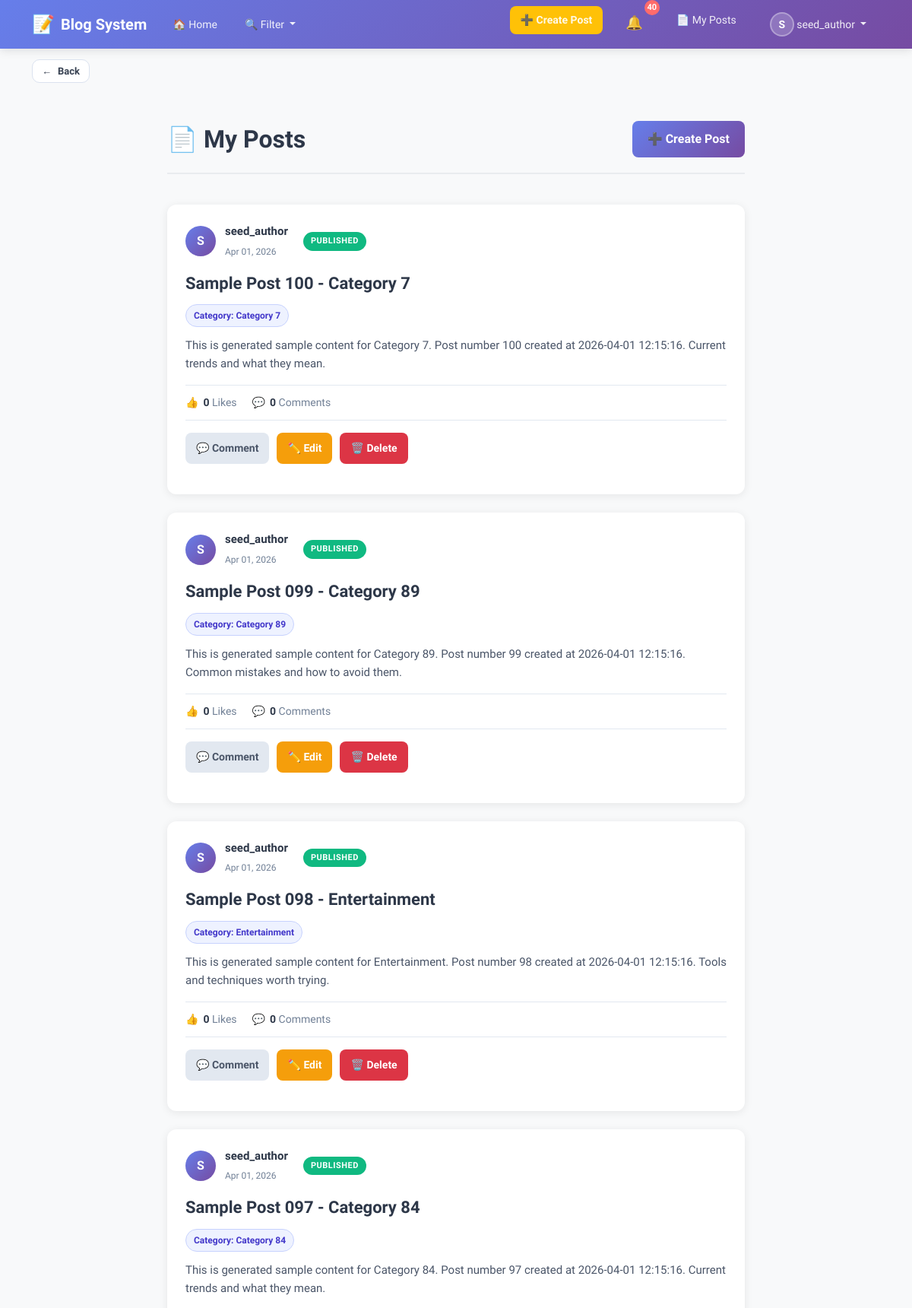
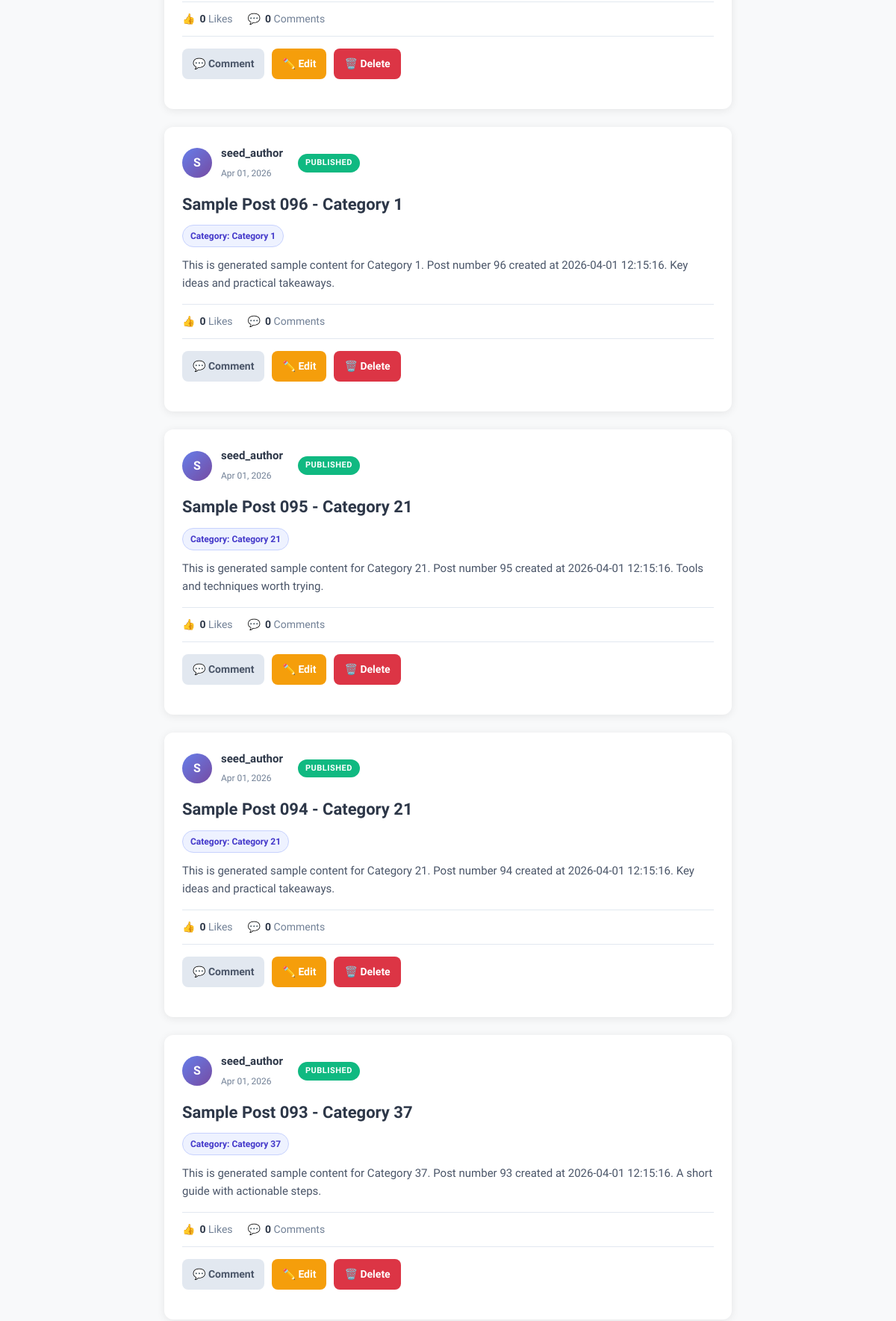
The page /my_posts/ (signed in, upper part) on the database its author committed (2 pictures, top to bottom).
### blog/models.py (models this page shows, shortened)
class CustomUser(AbstractUser):
    email = models.EmailField(unique=True)

class Post(models.Model):
    title = models.CharField(max_length=200)
    content = RichTextUploadingField()
    author = models.ForeignKey(settings.AUTH_USER_MODEL, on_delete=models.CASCADE)
    created_at = models.DateTimeField(auto_now_add=True)
    updated_at = models.DateTimeField(auto_now=True)
    is_published = models.BooleanField(default=False)
    category = models.ManyToManyField("Category", blank=True)
    @property
    def approved_comments(self):
        return self.comments.filter(is_approved=True).select_related("user").order_by("created_at")

class Category(models.Model):
    name = models.CharField(max_length=200)
    posts = models.ManyToManyField(Post, related_name='categories', blank=True)

### blog/views.py (the view)
# urls.py: path('my_posts/', my_posts_view, name='my_posts'),
@login_required
def my_posts_view(request):
    posts = Post.objects.filter(author=request.user, is_published=True).order_by("-created_at")
    return render(request, "post/my_posts.html", {"posts": posts})

### blog/context_processors.py (called while the page is built)
def notifications_badge(request):
    if request.user.is_authenticated:
        unread_count = Notification.objects.filter(user=request.user, is_read=False).count()
    else:
        unread_count = 0
    return {"unread_notifications_count": unread_count}

def navbar_context(request):
    all_categories = Category.objects.all().order_by("name")
    selected_category_ids = []
    if request.GET:
        selected_category_ids = [int(id) for id in request.GET.getlist("categories") if id and id != "all"]
    return {
        "all_categories": all_categories,
        "selected_category_ids": selected_category_ids,
    }

### templates/post/my_posts.html (shortened to what this page needs)
{% extends "base.html" %}
{% block content %}
<link rel="stylesheet" href="https://cdn.jsdelivr.net/npm/bootstrap@5.3.0/dist/css/bootstrap.min.css">
<div class="my-posts-container">
    <div class="page-header">
        <h1>📄 My Posts</h1>
        <a href="{% url 'blog:create_post' %}" class="btn-create">
            ➕ Create Post
        </a>
    </div>
    {% for post in posts %}
        <div class="post-card">
            <div class="post-header">
                <div class="post-author-avatar">
                    {{ post.author.username|first|upper }}
                </div>
                <div class="post-author-details">
                    <strong>{{ post.author.username }}</strong>
                    <small>{{ post.created_at|date:"M d, Y" }}</small>
                </div>
                {% if post.is_published %}
                    <span class="post-badge published">Published</span>
                {% else %}
                    <span class="post-badge draft">Draft</span>
                {% endif %}
            </div>
            <h3 class="post-title">{{ post.title }}</h3>
            <div class="post-category">
                {% with primary_categories=post.category.all %}
                    {% if primary_categories %}
                        {% for category in primary_categories %}
                            <span class="category-chip">Category: {{ category.name }}</span>
                        {% endfor %}
                    {% endif %}
                {% endwith %}
            </div>
            <p class="post-content">{{ post.content |safe }}</p>
            <div class="post-stats">
                <div class="post-stat-item">
                    <span>👍</span>
                    <span><strong>{{ post.like_set.count }}</strong> {{ post.like_set.count|pluralize:"Like,Likes" }}</span>
                </div>
                <div class="post-stat-item">
                    <span>💬</span>
                    <span><strong>{{ post.approved_comments.count }}</strong> {{ post.approved_comments.count|pluralize:"Comment,Comments" }}</span>
                </div>
            </div>
            <div class="post-actions">
                <a href="{% url 'blog:create_comment' post.id %}" class="post-action-btn btn-comment">
                    💬 Comment
                </a>
                {% if request.user == post.author %}
                    <a href="{% url 'blog:update_post' post.id %}" class="post-action-btn btn-edit">
                        ✏️ Edit
                    </a>
                    <a href="{% url 'blog:delete_post' post.id %}"
                       class="post-action-btn btn-delete"
                       onclick="return confirm('🗑️ Are you sure you want to delete this post? This action cannot be undone.');">
                        🗑️ Delete
                    </a>
                {% endif %}
            </div>
        </div>
    {% empty %}
        <div class="empty-state">
            <div class="empty-state-icon">📝</div>
            <p>No posts yet! Start creating your first post.</p>
        </div>
    {% endfor %}
</div>
{% endblock %}

### templates/includes/navbar.html (shortened to what this page needs)
<nav class="navbar navbar-expand-lg navbar-light">
    <div class="container">
        <a class="navbar-brand" href="{% url 'blog:home' %}">
            <span class="brand-icon">📝</span>
            <strong>Blog System</strong>
        </a>
        <div class="collapse navbar-collapse" id="navbarContent">
            <ul class="navbar-nav me-auto">
                <li class="nav-item">
                    <a class="nav-link" href="{% url 'blog:home' %}">
                        🏠 Home
                    </a>
                </li>
                <li class="nav-item dropdown">
                    <a class="nav-link dropdown-toggle filter-toggle" href="#" id="filterDropdown" role="button" data-bs-toggle="dropdown" aria-expanded="false">
                        🔍 Filter
                    </a>
                </li>
            </ul>
            <ul class="navbar-nav ms-auto">
                {% if user.is_authenticated %}
                    <li class="nav-item me-2">
                        <a class="nav-link btn-create-post" href="{% url 'blog:create_post' %}">
                            ➕ Create Post
                        </a>
                    </li>
                    <li class="nav-item me-2">
                        <a class="nav-link notifications-link" href="{% url 'blog:notifications_list' %}">
                            <span class="notification-icon">🔔</span>
                            <span class="notification-badge" id="notif-count">{{ unread_notifications_count }}</span>
                        </a>
                    </li>
                    <li class="nav-item me-2">
                        <a class="nav-link" href="{% url 'blog:my_posts' %}">
                            📄 My Posts
                        </a>
                    </li>
                    <li class="nav-item dropdown">
                        <a class="nav-link dropdown-toggle user-dropdown" href="#" id="userDropdown" role="button" data-bs-toggle="dropdown" aria-expanded="false">
                            <span class="user-avatar">{{ user.username|first|upper }}</span>
                            {{ user.username }}
                        </a>
                    </li>
                {% endif %}
            </ul>
        </div>
    </div>
</nav>

### templates/base.html (style rules this page uses)
:root { --primary-color: #667eea; --secondary-color: #764ba2; --light-bg: #f8f9fa; --card-shadow: 0 2px 12px rgba(0, 0, 0, 0.08); --hover-shadow: 0 8px 24px rgba(0, 0, 0, 0.12); }
* { font-family: 'Segoe UI', Tahoma, Geneva, Verdana, sans-serif; }
html, body { height: 100%; }
body { background-color: var(--light-bg); color: #2d3748; }

### templates/includes/navbar.html (style rules this page uses)
.navbar { background: linear-gradient(135deg, #667eea 0%, #764ba2 100%); box-shadow: 0 2px 12px rgba(0, 0, 0, 0.12); padding: 12px 0; }
.navbar-brand { font-size: 20px; font-weight: 700; color: white !important; display: flex; align-items: center; gap: 8px; transition: all 0.3s ease; }
.brand-icon { font-size: 24px; }
.navbar-nav .nav-link { color: rgba(255, 255, 255, 0.9) !important; font-weight: 500; font-size: 14px; transition: all 0.3s ease; padding: 8px 14px !important; border-radius: 8px; margin: 0 4px; }
.btn-create-post { background-color: #ffc107 !important; color: #2d3748 !important; font-weight: 600 !important; border-radius: 8px !important; padding: 10px 16px !important; transition: all 0.3s ease; }
.notifications-link { position: relative; display: flex; align-items: center; gap: 6px; }
.notification-icon { font-size: 18px; }
.notification-badge { display: inline-flex; align-items: center; justify-content: center; background-color: #ff6b6b; color: white; border-radius: 50%; width: 20px; height: 20px; font-size: 11px; font-weight: 700; position: absolute; top: -8px; right: -8px; }
.user-dropdown { display: flex; align-items: center; gap: 10px !important; }
.user-avatar { display: inline-flex; align-items: center; justify-content: center; width: 32px; height: 32px; background-color: rgba(255, 255, 255, 0.2); border-radius: 50%; font-weight: 700; font-size: 14px; color: white; border: 2px solid rgba(255, 255, 255, 0.3); }
.filter-toggle { position: relative; }
.filter-toggle::after { content: ''; display: inline-block; margin-left: 6px; vertical-align: 0.255em; border-top: 0.3em solid; border-right: 0.3em solid transparent; border-bottom: 0; border-left: 0.3em solid transparent; transition: transform 0.2s ease; }

### rows shown on the page
CustomUser: username|first "S", username "seed_author"
Post: author.username|first "S", author.username "seed_author", created_at "Apr 01, 2026", is_published "PUBLISHED", title "Sample Post 100 - Category 7", content "This is generated sample content for Category 7. Post number 100 created at 2026-04-01 12:15:16. Current trends and what they mean.", like_set.count "0", approved_comments.count "0", shows "✏️ Edit"
Category: name "Category 7"
Post: author.username|first "S", author.username "seed_author", created_at "Apr 01, 2026", is_published "PUBLISHED", title "Sample Post 099 - Category 89", content "This is generated sample content for Category 89. Post number 99 created at 2026-04-01 12:15:16. Common mistakes and how to avoid them.", like_set.count "0", approved_comments.count "0", shows "✏️ Edit"
Category: name "Category 89"
Post: author.username|first "S", author.username "seed_author", created_at "Apr 01, 2026", is_published "PUBLISHED", title "Sample Post 098 - Entertainment", content "This is generated sample content for Entertainment. Post number 98 created at 2026-04-01 12:15:16. Tools and techniques worth trying.", like_set.count "0", approved_comments.count "0", shows "✏️ Edit"
Category: name "Entertainment"
Post: author.username|first "S", author.username "seed_author", created_at "Apr 01, 2026", is_published "PUBLISHED", title "Sample Post 097 - Category 84", content "This is generated sample content for Category 84. Post number 97 created at 2026-04-01 12:15:16. Current trends and what they mean.", like_set.count "0", approved_comments.count "0", shows "✏️ Edit"
Category: name "Category 84"
Post: author.username|first "S", author.username "seed_author", created_at "Apr 01, 2026", is_published "PUBLISHED", title "Sample Post 096 - Category 1", content "This is generated sample content for Category 1. Post number 96 created at 2026-04-01 12:15:16. Key ideas and practical takeaways.", like_set.count "0", approved_comments.count "0", shows "✏️ Edit"
Category: name "Category 1"
Post: author.username|first "S", author.username "seed_author", created_at "Apr 01, 2026", is_published "PUBLISHED", title "Sample Post 095 - Category 21", content "This is generated sample content for Category 21. Post number 95 created at 2026-04-01 12:15:16. Tools and techniques worth trying.", like_set.count "0", approved_comments.count "0", shows "✏️ Edit"
Category: name "Category 21"
Post: author.username|first "S", author.username "seed_author", created_at "Apr 01, 2026", is_published "PUBLISHED", title "Sample Post 094 - Category 21", content "This is generated sample content for Category 21. Post number 94 created at 2026-04-01 12:15:16. Key ideas and practical takeaways.", like_set.count "0", approved_comments.count "0", shows "✏️ Edit"
Post: author.username|first "S", author.username "seed_author", created_at "Apr 01, 2026", is_published "PUBLISHED", title "Sample Post 093 - Category 37", content "This is generated sample content for Category 37. Post number 93 created at 2026-04-01 12:15:16. A short guide with actionable steps.", like_set.count "0", approved_comments.count "0", shows "✏️ Edit"
Category: name "Category 37"

### other values the page prints
{{ unread_notifications_count }} "40"
